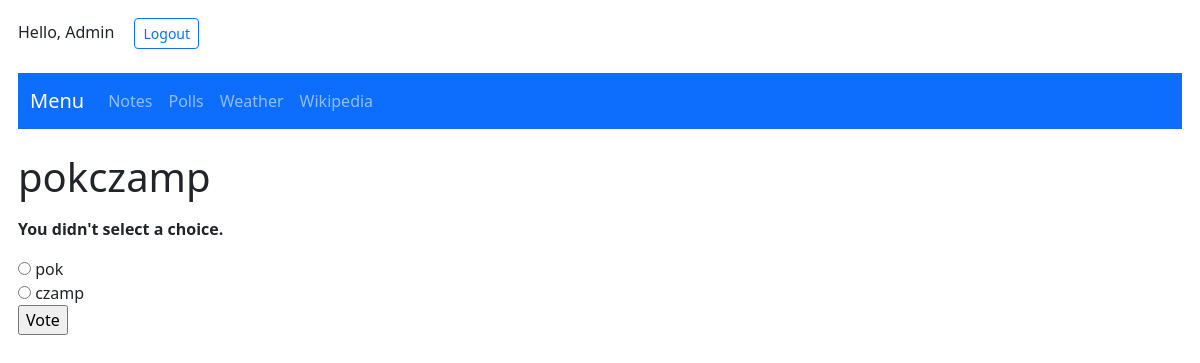
The page /polls/1/vote/ (signed in) on the database its author committed.
### polls/models.py (models this page shows, shortened)
class Question(models.Model):
    question_text = models.CharField(max_length=200)
    pub_date = models.DateTimeField('date published')

class Choice(models.Model):
    question = models.ForeignKey(Question, on_delete=models.CASCADE)
    choice_text = models.CharField(max_length=200)
    votes = models.IntegerField(default=0)

### polls/views.py (the view)
# urls.py: path('<int:question_id>/vote/', views.vote, name='vote'),
def vote(request, question_id):
    question = get_object_or_404(Question, pk=question_id)
    try:
        selected_choice = question.choice_set.get(pk=request.POST['choice'])
    except (KeyError, Choice.DoesNotExist):
        return render(request, 'polls/detail.html', {
            'question': question,
            'error_message': "You didn't select a choice.",
        })
    else:
        selected_choice.votes += 1
        selected_choice.save()
        return HttpResponseRedirect(reverse('polls:results', args=(question.id,)))

### polls/templates/polls/detail.html (shortened to what this page needs)
{% extends 'index.html' %}
{% block content %}
<form action="{% url 'polls:vote' question.id %}" method="post">
<fieldset>
    <legend><h1>{{ question.question_text }}</h1></legend>
    {% if error_message %}<p><strong>{{ error_message }}</strong></p>{% endif %}
    {% for choice in question.choice_set.all %}
        <input type="radio" name="choice" id="choice{{ forloop.counter }}" value="{{ choice.id }}">
        <label for="choice{{ forloop.counter }}">{{ choice.choice_text }}</label><br>
    {% endfor %}
</fieldset>
<input type="submit" value="Vote">
</form>
{% endblock %}

### templates/logincheck.html
{%if request.user.is_authenticated %}
Hello, {{request.user}} &emsp;<a class="btn btn-outline-primary btn-sm" href="../login/signout" role="button">Logout</a>
{%else%}
You are not logged in &emsp;<a class="btn btn-outline-primary btn-sm" href="../login/" role="button">Login</a>
{%endif%}
<br>

### rows shown on the page
Question: question_text "pokczamp"
Choice: choice_text "pok"
Choice: choice_text "czamp"

### other values the page prints
{{ request.user }} "Admin"
{{ error_message }} "You didn't select a choice."
